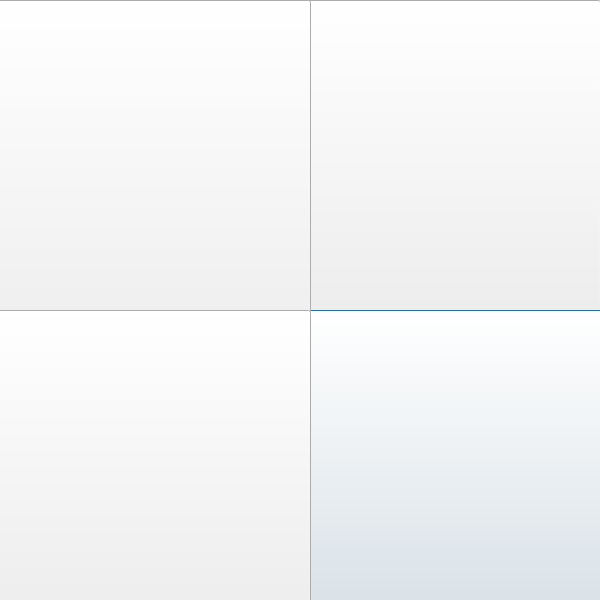
<?xml version="1.0" encoding="UTF-8"?>
<ui version="4.0">
 <class>GroupMenuDialog</class>
 <widget class="QDialog" name="GroupMenuDialog">
  <property name="geometry">
   <rect>
    <x>0</x>
    <y>0</y>
    <width>600</width>
    <height>600</height>
   </rect>
  </property>
  <property name="windowTitle">
   <string>Dialog</string>
  </property>
  <property name="styleSheet">
   <string notr="true"/>
  </property>
  <widget class="QPushButton" name="pushButton">
   <property name="geometry">
    <rect>
     <x>230</x>
     <y>310</y>
     <width>531</width>
     <height>301</height>
    </rect>
   </property>
   <property name="sizePolicy">
    <sizepolicy hsizetype="Minimum" vsizetype="Fixed">
     <horstretch>0</horstretch>
     <verstretch>0</verstretch>
    </sizepolicy>
   </property>
   <property name="font">
    <font>
     <pointsize>17</pointsize>
    </font>
   </property>
   <property name="autoFillBackground">
    <bool>false</bool>
   </property>
   <property name="styleSheet">
    <string notr="true">background-image: url(:/截圖 2020-01-08 下午3.33.00.png);</string>
   </property>
   <property name="text">
    <string/>
   </property>
  </widget>
  <widget class="QPushButton" name="pushButton_2">
   <property name="geometry">
    <rect>
     <x>190</x>
     <y>0</y>
     <width>411</width>
     <height>321</height>
    </rect>
   </property>
   <property name="sizePolicy">
    <sizepolicy hsizetype="Minimum" vsizetype="Fixed">
     <horstretch>0</horstretch>
     <verstretch>0</verstretch>
    </sizepolicy>
   </property>
   <property name="font">
    <font>
     <pointsize>17</pointsize>
    </font>
   </property>
   <property name="autoFillBackground">
    <bool>false</bool>
   </property>
   <property name="styleSheet">
    <string notr="true">background-image: url(:/截圖 2020-01-08 下午3.41.57.png);</string>
   </property>
   <property name="text">
    <string/>
   </property>
  </widget>
  <widget class="QPushButton" name="pushButton_4">
   <property name="geometry">
    <rect>
     <x>-50</x>
     <y>0</y>
     <width>361</width>
     <height>371</height>
    </rect>
   </property>
   <property name="sizePolicy">
    <sizepolicy hsizetype="Minimum" vsizetype="Fixed">
     <horstretch>0</horstretch>
     <verstretch>0</verstretch>
    </sizepolicy>
   </property>
   <property name="font">
    <font>
     <pointsize>17</pointsize>
    </font>
   </property>
   <property name="autoFillBackground">
    <bool>false</bool>
   </property>
   <property name="styleSheet">
    <string notr="true">background-image: url(:/截圖 2020-01-08 下午3.28.25.png);</string>
   </property>
   <property name="text">
    <string/>
   </property>
  </widget>
  <widget class="QPushButton" name="pushButton_5">
   <property name="geometry">
    <rect>
     <x>-40</x>
     <y>310</y>
     <width>351</width>
     <height>311</height>
    </rect>
   </property>
   <property name="sizePolicy">
    <sizepolicy hsizetype="Minimum" vsizetype="Fixed">
     <horstretch>0</horstretch>
     <verstretch>0</verstretch>
    </sizepolicy>
   </property>
   <property name="font">
    <font>
     <pointsize>17</pointsize>
    </font>
   </property>
   <property name="autoFillBackground">
    <bool>false</bool>
   </property>
   <property name="styleSheet">
    <string notr="true">background-image: url(:/截圖 2020-01-08 下午3.18.30.png);</string>
   </property>
   <property name="text">
    <string/>
   </property>
  </widget>
  <zorder>pushButton_2</zorder>
  <zorder>pushButton</zorder>
  <zorder>pushButton_4</zorder>
  <zorder>pushButton_5</zorder>
 </widget>
 <resources/>
 <connections/>
</ui>
